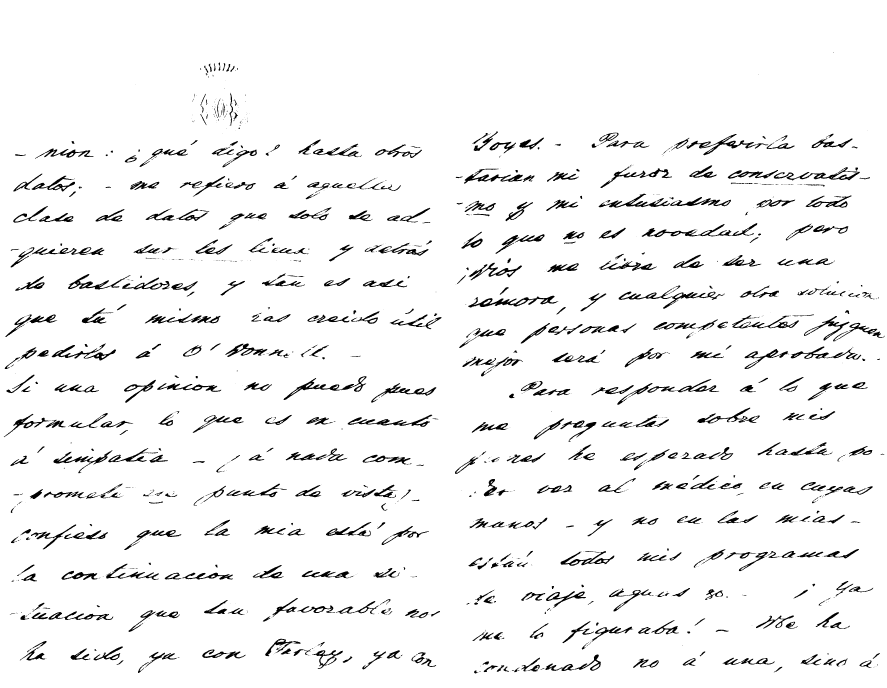
#> input picture met_1_vec_0_sig_-1_thr_180_binImg.png, 3546 x 2752 px (shown at 1/4 size)
$ python hist_vert.py
#> lines starting #> are read from the running program, lines starting #| are printed output that depends on the picture; after the words box and inside, x2 and y2 are one past the last pixel; in counts of white or black regions, pixels touching at a corner belong together
### src/Separacion.py
import cv2
import numpy as np


class Separacion:
    def vert_hist(self, img):
        hist = np.sum(img, 1)
        return hist

    def hor_hist(self, img):
        hist = np.sum(img, 0)
        return hist

    # Entrada: Histograma horizontal
    # Salida: Tuplet: (Coordenada horizontal de la división de la página, longitud de la racha máxima de mínimos en el
    #       histograma). El segundo valor del tuplet se utiliza para saber si el documento tiene una columna de texto
    #       únicamente y no necesita ser dividido
    # [154 lines left out: functions columnas, filas, palabras, ajustar, ampliar, not called in this run]

### src/Filtros.py
import cv2
import numpy as np


class Filtros:
    # Entrada:  1. Histograma
    #           2. Ancho para convolucionar en el cálculo de la mediana
    # Salida:   Histograma con la mediana calculada comparando cada punto con los n-vecinos, con n = ancho
    def mediana(self, histograma, ancho):
        long = histograma.size
        filt_hist = []

        for i in range(0, long):
            if i < ancho:
                ordenado = sorted(histograma[0:i+ancho])
                rango = i + ancho
            elif i > (long - ancho):
                ordenado = sorted(histograma[i-ancho:long])
                rango = long - (i-ancho)
            else:
                ordenado = sorted(histograma[i-ancho:i + ancho])
                rango = 2*ancho
            valor = ordenado[int(rango/2)] # Ordenamos los valores y cogemos el de la mitad, redondeando la mitad hacia arriba
            filt_hist.append(valor)

        np_array_filt_hist = np.array(filt_hist)
        return np_array_filt_hist

    # [21 lines left out: function media, not called in this run]

### src/hist_vert.py
import cv2
import numpy as np
import matplotlib.pyplot as plt
from src import Separacion
from src import Filtros


# Comen
split = Separacion.Separacion()
filtro = Filtros.Filtros()

def separar_lineas():
    res_y = []
    return res_y


img = cv2.imread('../met_1_vec_0_sig_-1_thr_180_binImg.png', 0)
#> img: shape (2752, 3546); 95.1% white; 1392 black regions (772 under 20 px), largest, box (x1, y1, x2, y2) and area: (2567, 892, 3029, 949) 5285, (1873, 1183, 2231, 1230) 5034, (1134, 1505, 1466, 1600) 4572

rows, cols = img.shape
#> rows = 2752; cols = 3546

sub_img = img[0:rows, 0:1791]
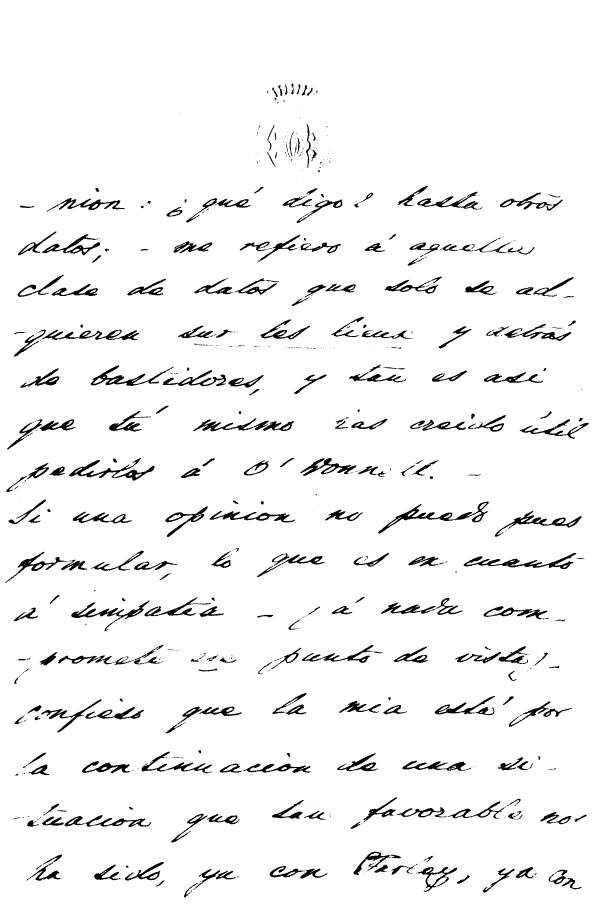
#> sub_img: shape (2752, 1791) (shown at 1/3 size); 95.4% white; 737 black regions (430 under 20 px), largest, box (x1, y1, x2, y2) and area: (1134, 1505, 1466, 1600) 4572, (1391, 1659, 1729, 1708) 4122, (207, 1374, 464, 1442) 3932
hist = split.vert_hist(sub_img)
#> in vert_hist, `hist = np.sum(img, 1)`: hist = 2752 values, max 456705 at index 0, min 299880 at index 1555, mean 435688.1
plt.plot(hist, color='r')


smoothed_hist = filtro.mediana(hist, 10)
#> after the loop in mediana, `for i in range(0, long):`: filt_hist = 2752 values, max 456705 at index 0, min 330735 at index 2300, mean 436998.6
#> in mediana, `np_array_filt_hist = np.array(filt_hist)`: np_array_filt_hist has the same summary as filt_hist
#> smoothed_hist has the same summary as filt_hist in mediana

plt.plot(smoothed_hist, color='b')

plt.show()
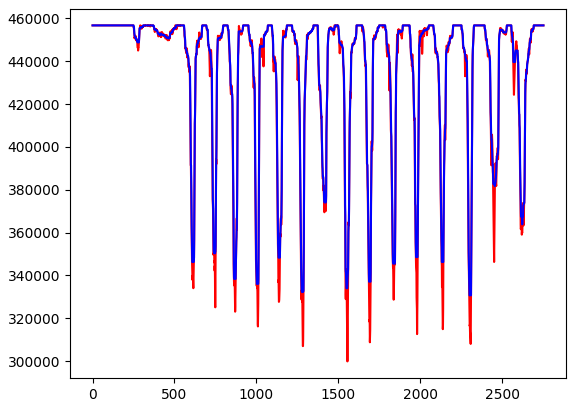
#> figure drawn by matplotlib, 1 panel; curve peaks at x = 0, y = 456705; curve peaks at x = 0, y = 456705

$ run again, with met_0_vec_2_sig_-1_thr_0_binImg.png copied over met_1_vec_0_sig_-1_thr_180_binImg.png
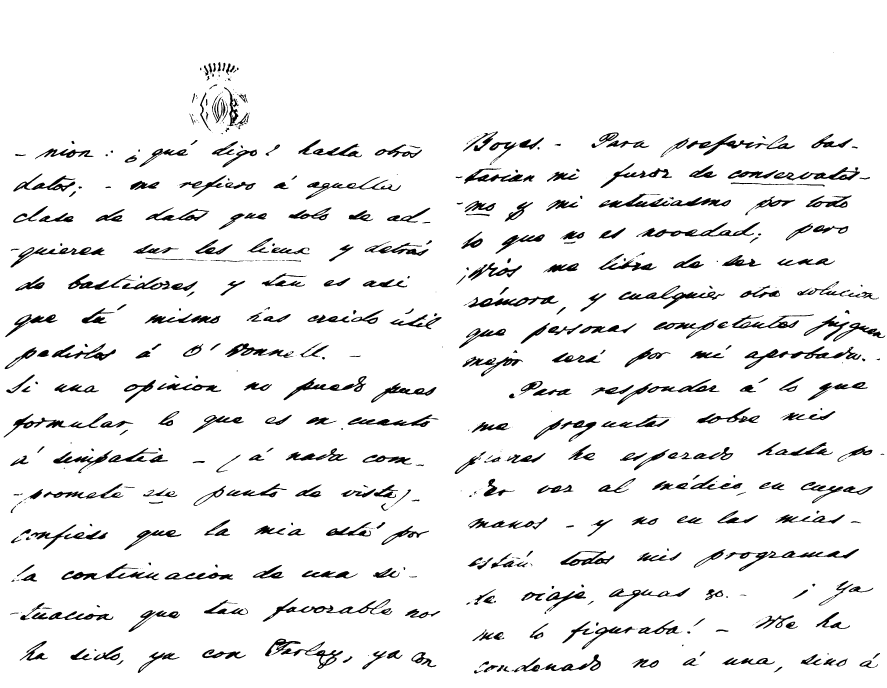
#> input picture met_0_vec_2_sig_-1_thr_0_binImg.png, 3546 x 2752 px (shown at 1/4 size)
#> img: shape (2752, 3546); 93.7% white; 613 black regions (152 under 20 px), largest, box (x1, y1, x2, y2) and area: (2978, 1385, 3446, 1477) 7928, (1051, 2391, 1569, 2487) 7091, (2545, 888, 3040, 949) 6895
#> `sub_img = img[0:rows, 0:1791]`:
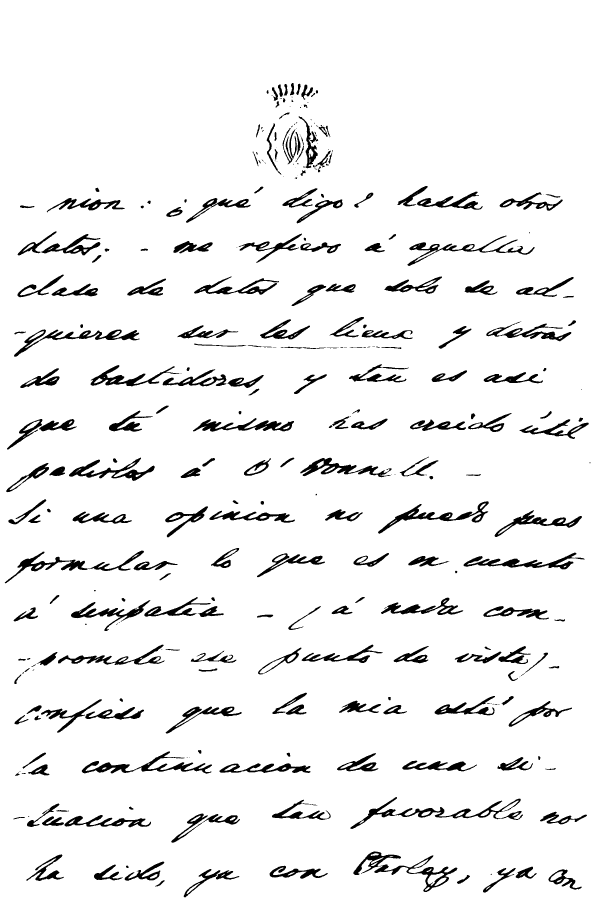
#> sub_img: shape (2752, 1791) (shown at 1/3 size); 93.9% white; 317 black regions (83 under 20 px), largest, box (x1, y1, x2, y2) and area: (1051, 2391, 1569, 2487) 7091, (1060, 2554, 1372, 2676) 6869, (245, 2254, 636, 2321) 6062
#> in vert_hist, `hist = np.sum(img, 1)`: hist = 2752 values, max 456705 at index 0, min 266985 at index 1283, mean 428937.2
#> after the loop in mediana, `for i in range(0, long):`: filt_hist = 2752 values, max 456705 at index 0, min 297075 at index 1277, mean 430627.2
#> np_array_filt_hist has the same summary as filt_hist
#> smoothed_hist has the same summary as filt_hist in mediana
#> `plt.show()`:
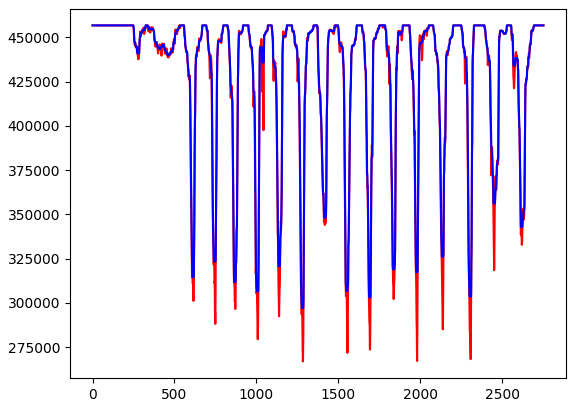
#> figure drawn by matplotlib, 1 panel; curve peaks at x = 0, y = 456705; curve peaks at x = 0, y = 456705
